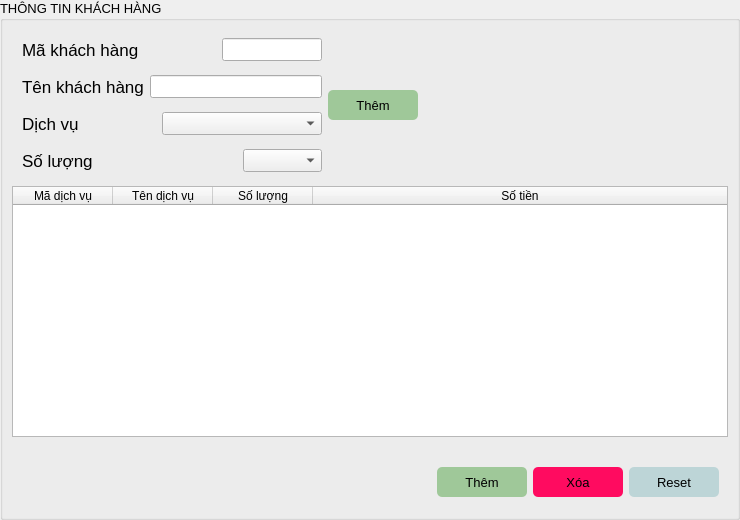
<?xml version="1.0" encoding="UTF-8"?>
<ui version="4.0">
 <class>Dialog</class>
 <widget class="QDialog" name="Dialog">
  <property name="geometry">
   <rect>
    <x>0</x>
    <y>0</y>
    <width>740</width>
    <height>520</height>
   </rect>
  </property>
  <property name="minimumSize">
   <size>
    <width>740</width>
    <height>520</height>
   </size>
  </property>
  <property name="maximumSize">
   <size>
    <width>740</width>
    <height>520</height>
   </size>
  </property>
  <property name="windowTitle">
   <string>Tạo hoá đơn</string>
  </property>
  <layout class="QGridLayout" name="gridLayout">
   <property name="leftMargin">
    <number>0</number>
   </property>
   <property name="topMargin">
    <number>0</number>
   </property>
   <property name="rightMargin">
    <number>0</number>
   </property>
   <property name="bottomMargin">
    <number>0</number>
   </property>
   <item row="0" column="0">
    <widget class="QGroupBox" name="groupBox_2">
     <property name="maximumSize">
      <size>
       <width>16777215</width>
       <height>16777215</height>
      </size>
     </property>
     <property name="font">
      <font>
       <pointsize>10</pointsize>
      </font>
     </property>
     <property name="styleSheet">
      <string notr="true"/>
     </property>
     <property name="title">
      <string>THÔNG TIN KHÁCH HÀNG</string>
     </property>
     <layout class="QGridLayout" name="gridLayout_3">
      <item row="0" column="0">
       <layout class="QVBoxLayout" name="verticalLayout_3">
        <property name="spacing">
         <number>-1</number>
        </property>
        <item>
         <widget class="QWidget" name="widget_4" native="true">
          <property name="minimumSize">
           <size>
            <width>0</width>
            <height>150</height>
           </size>
          </property>
          <property name="maximumSize">
           <size>
            <width>16777215</width>
            <height>150</height>
           </size>
          </property>
          <layout class="QGridLayout" name="gridLayout_5">
           <property name="leftMargin">
            <number>10</number>
           </property>
           <property name="topMargin">
            <number>0</number>
           </property>
           <property name="rightMargin">
            <number>10</number>
           </property>
           <property name="bottomMargin">
            <number>0</number>
           </property>
           <item row="0" column="1">
            <layout class="QVBoxLayout" name="verticalLayout_4">
             <item>
              <spacer name="verticalSpacer">
               <property name="orientation">
                <enum>Qt::Vertical</enum>
               </property>
               <property name="sizeHint" stdset="0">
                <size>
                 <width>20</width>
                 <height>40</height>
                </size>
               </property>
              </spacer>
             </item>
             <item>
              <widget class="QPushButton" name="btnAdd">
               <property name="minimumSize">
                <size>
                 <width>90</width>
                 <height>30</height>
                </size>
               </property>
               <property name="cursor">
                <cursorShape>PointingHandCursor</cursorShape>
               </property>
               <property name="styleSheet">
                <string notr="true">background-color: #9FC899;
border: none;
border-radius: 5px;</string>
               </property>
               <property name="text">
                <string>Thêm</string>
               </property>
               <property name="icon">
                <iconset>
                 <normaloff>../img/add.png</normaloff>../img/add.png</iconset>
               </property>
               <property name="iconSize">
                <size>
                 <width>20</width>
                 <height>20</height>
                </size>
               </property>
               <property name="flat">
                <bool>false</bool>
               </property>
              </widget>
             </item>
             <item>
              <spacer name="verticalSpacer_2">
               <property name="orientation">
                <enum>Qt::Vertical</enum>
               </property>
               <property name="sizeHint" stdset="0">
                <size>
                 <width>20</width>
                 <height>40</height>
                </size>
               </property>
              </spacer>
             </item>
            </layout>
           </item>
           <item row="0" column="2">
            <spacer name="horizontalSpacer_2">
             <property name="orientation">
              <enum>Qt::Horizontal</enum>
             </property>
             <property name="sizeHint" stdset="0">
              <size>
               <width>40</width>
               <height>20</height>
              </size>
             </property>
            </spacer>
           </item>
           <item row="0" column="0">
            <layout class="QVBoxLayout" name="verticalLayout_5">
             <item>
              <layout class="QHBoxLayout" name="horizontalLayout">
               <item>
                <widget class="QLabel" name="label_5">
                 <property name="font">
                  <font>
                   <pointsize>13</pointsize>
                  </font>
                 </property>
                 <property name="text">
                  <string>Mã khách hàng</string>
                 </property>
                </widget>
               </item>
               <item>
                <spacer name="horizontalSpacer">
                 <property name="orientation">
                  <enum>Qt::Horizontal</enum>
                 </property>
                 <property name="sizeHint" stdset="0">
                  <size>
                   <width>40</width>
                   <height>20</height>
                  </size>
                 </property>
                </spacer>
               </item>
               <item>
                <widget class="QLineEdit" name="lineEdit_4">
                 <property name="minimumSize">
                  <size>
                   <width>100</width>
                   <height>0</height>
                  </size>
                 </property>
                 <property name="maximumSize">
                  <size>
                   <width>100</width>
                   <height>16777215</height>
                  </size>
                 </property>
                 <property name="dragEnabled">
                  <bool>false</bool>
                 </property>
                 <property name="readOnly">
                  <bool>true</bool>
                 </property>
                </widget>
               </item>
              </layout>
             </item>
             <item>
              <layout class="QHBoxLayout" name="horizontalLayout_2">
               <item>
                <widget class="QLabel" name="label_6">
                 <property name="font">
                  <font>
                   <pointsize>13</pointsize>
                  </font>
                 </property>
                 <property name="text">
                  <string>Tên khách hàng</string>
                 </property>
                </widget>
               </item>
               <item>
                <widget class="QLineEdit" name="lineEdit_5">
                 <property name="minimumSize">
                  <size>
                   <width>100</width>
                   <height>0</height>
                  </size>
                 </property>
                 <property name="readOnly">
                  <bool>true</bool>
                 </property>
                </widget>
               </item>
              </layout>
             </item>
             <item>
              <layout class="QHBoxLayout" name="horizontalLayout_3">
               <item>
                <widget class="QLabel" name="label_3">
                 <property name="font">
                  <font>
                   <pointsize>13</pointsize>
                  </font>
                 </property>
                 <property name="text">
                  <string>Dịch vụ</string>
                 </property>
                </widget>
               </item>
               <item>
                <spacer name="horizontalSpacer_3">
                 <property name="orientation">
                  <enum>Qt::Horizontal</enum>
                 </property>
                 <property name="sizeHint" stdset="0">
                  <size>
                   <width>40</width>
                   <height>20</height>
                  </size>
                 </property>
                </spacer>
               </item>
               <item>
                <widget class="QComboBox" name="comboBox">
                 <property name="minimumSize">
                  <size>
                   <width>160</width>
                   <height>0</height>
                  </size>
                 </property>
                </widget>
               </item>
              </layout>
             </item>
             <item>
              <layout class="QHBoxLayout" name="horizontalLayout_5">
               <item>
                <widget class="QLabel" name="label_2">
                 <property name="font">
                  <font>
                   <pointsize>13</pointsize>
                  </font>
                 </property>
                 <property name="text">
                  <string>Số lượng</string>
                 </property>
                </widget>
               </item>
               <item>
                <spacer name="horizontalSpacer_4">
                 <property name="orientation">
                  <enum>Qt::Horizontal</enum>
                 </property>
                 <property name="sizeHint" stdset="0">
                  <size>
                   <width>40</width>
                   <height>20</height>
                  </size>
                 </property>
                </spacer>
               </item>
               <item>
                <widget class="QComboBox" name="comboBox_2"/>
               </item>
              </layout>
             </item>
            </layout>
           </item>
          </layout>
         </widget>
        </item>
        <item>
         <widget class="QTableWidget" name="table_phieunhap">
          <property name="selectionBehavior">
           <enum>QAbstractItemView::SelectRows</enum>
          </property>
          <attribute name="horizontalHeaderStretchLastSection">
           <bool>true</bool>
          </attribute>
          <attribute name="verticalHeaderVisible">
           <bool>false</bool>
          </attribute>
          <column>
           <property name="text">
            <string>Mã dịch vụ</string>
           </property>
           <property name="font">
            <font>
             <pointsize>9</pointsize>
            </font>
           </property>
           <property name="textAlignment">
            <set>AlignCenter</set>
           </property>
          </column>
          <column>
           <property name="text">
            <string>Tên dịch vụ</string>
           </property>
           <property name="font">
            <font>
             <pointsize>9</pointsize>
            </font>
           </property>
           <property name="textAlignment">
            <set>AlignCenter</set>
           </property>
          </column>
          <column>
           <property name="text">
            <string>Số lượng</string>
           </property>
           <property name="font">
            <font>
             <pointsize>9</pointsize>
            </font>
           </property>
           <property name="textAlignment">
            <set>AlignCenter</set>
           </property>
          </column>
          <column>
           <property name="text">
            <string>Số tiền</string>
           </property>
           <property name="font">
            <font>
             <pointsize>9</pointsize>
            </font>
           </property>
           <property name="textAlignment">
            <set>AlignCenter</set>
           </property>
          </column>
         </widget>
        </item>
        <item>
         <widget class="QWidget" name="widget_5" native="true">
          <property name="minimumSize">
           <size>
            <width>0</width>
            <height>65</height>
           </size>
          </property>
          <property name="maximumSize">
           <size>
            <width>16777215</width>
            <height>50</height>
           </size>
          </property>
          <layout class="QGridLayout" name="gridLayout_4">
           <item row="0" column="0">
            <layout class="QHBoxLayout" name="horizontalLayout_7">
             <item>
              <spacer name="horizontalSpacer_5">
               <property name="orientation">
                <enum>Qt::Horizontal</enum>
               </property>
               <property name="sizeHint" stdset="0">
                <size>
                 <width>40</width>
                 <height>20</height>
                </size>
               </property>
              </spacer>
             </item>
             <item>
              <widget class="QPushButton" name="btnAdd_2">
               <property name="minimumSize">
                <size>
                 <width>90</width>
                 <height>30</height>
                </size>
               </property>
               <property name="cursor">
                <cursorShape>PointingHandCursor</cursorShape>
               </property>
               <property name="styleSheet">
                <string notr="true">background-color: #9FC899;
border: none;
border-radius: 5px;</string>
               </property>
               <property name="text">
                <string>Thêm</string>
               </property>
               <property name="icon">
                <iconset>
                 <normaloff>../img/add.png</normaloff>../img/add.png</iconset>
               </property>
               <property name="iconSize">
                <size>
                 <width>20</width>
                 <height>20</height>
                </size>
               </property>
               <property name="flat">
                <bool>false</bool>
               </property>
              </widget>
             </item>
             <item>
              <widget class="QPushButton" name="pushButton_2">
               <property name="minimumSize">
                <size>
                 <width>90</width>
                 <height>30</height>
                </size>
               </property>
               <property name="styleSheet">
                <string notr="true">background-color: rgb(255, 11, 96);
border-radius: 5px;
border: none;</string>
               </property>
               <property name="text">
                <string>Xóa</string>
               </property>
               <property name="icon">
                <iconset>
                 <normaloff>../img/delete.png</normaloff>../img/delete.png</iconset>
               </property>
              </widget>
             </item>
             <item>
              <widget class="QPushButton" name="pushButton">
               <property name="minimumSize">
                <size>
                 <width>90</width>
                 <height>30</height>
                </size>
               </property>
               <property name="styleSheet">
                <string notr="true">background-color: #BDD5D7;
border-radius: 5px;
border: none;</string>
               </property>
               <property name="text">
                <string>Reset</string>
               </property>
               <property name="icon">
                <iconset>
                 <normaloff>../img/refresh.png</normaloff>../img/refresh.png</iconset>
               </property>
              </widget>
             </item>
            </layout>
           </item>
          </layout>
         </widget>
        </item>
       </layout>
      </item>
     </layout>
    </widget>
   </item>
  </layout>
 </widget>
 <resources/>
 <connections/>
</ui>
